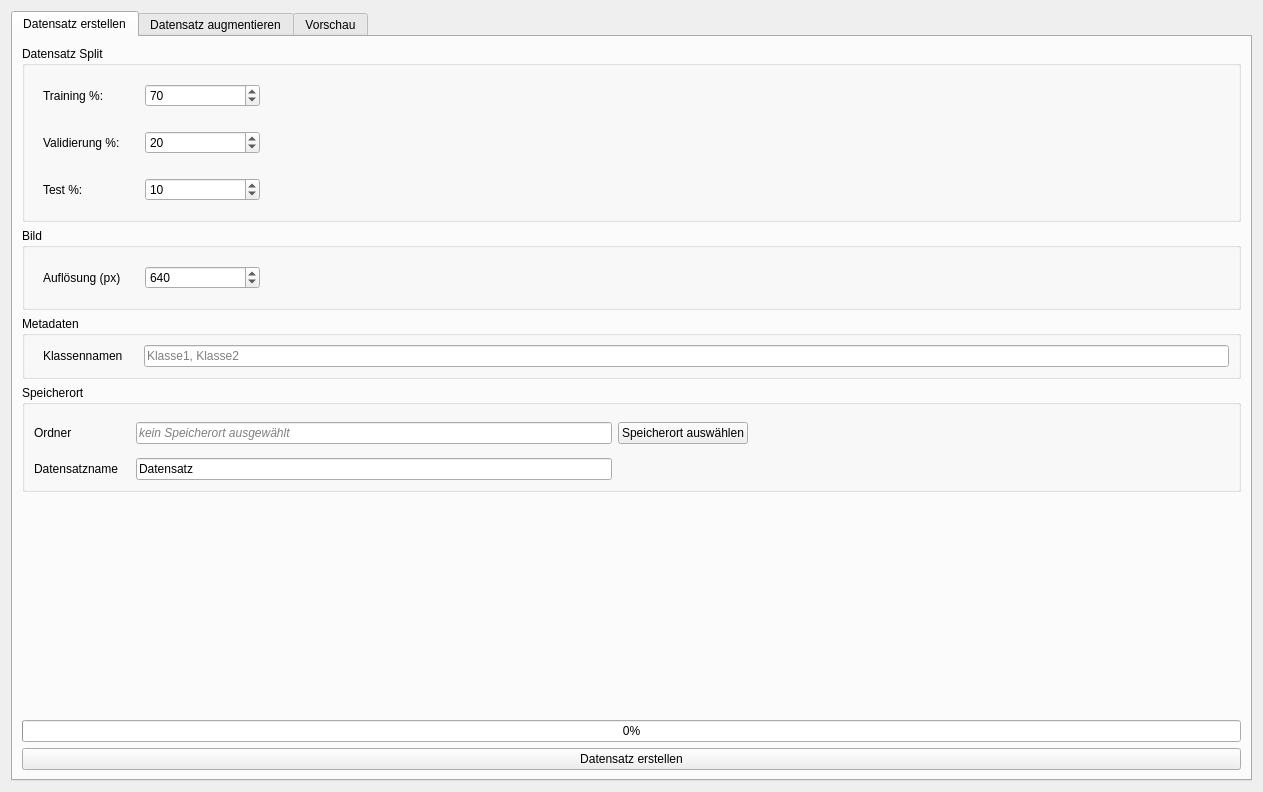
<?xml version="1.0" encoding="UTF-8"?>
<ui version="4.0">
 <class>preprocessing_tab</class>
 <widget class="QWidget" name="preprocessing_tab">
  <property name="geometry">
   <rect>
    <x>0</x>
    <y>0</y>
    <width>1263</width>
    <height>792</height>
   </rect>
  </property>
  <property name="windowTitle">
   <string>Model Manager</string>
  </property>
  <layout class="QVBoxLayout" name="verticalLayout">
   <item>
    <widget class="QTabWidget" name="tabc_methods">
     <property name="currentIndex">
      <number>0</number>
     </property>
     <widget class="QWidget" name="tab_create_dataset">
      <attribute name="title">
       <string>Datensatz erstellen</string>
      </attribute>
      <layout class="QVBoxLayout" name="verticalLayout_3">
       <item>
        <widget class="QGroupBox" name="groupBox">
         <property name="title">
          <string>Datensatz Split</string>
         </property>
         <layout class="QVBoxLayout" name="verticalLayout_4">
          <item>
           <widget class="QWidget" name="widget" native="true">
            <layout class="QHBoxLayout" name="horizontalLayout">
             <item>
              <widget class="QLabel" name="label_2">
               <property name="minimumSize">
                <size>
                 <width>96</width>
                 <height>0</height>
                </size>
               </property>
               <property name="toolTip">
                <string>Anzahl der Bilder im Trainings-Split.</string>
               </property>
               <property name="text">
                <string>Training %:</string>
               </property>
              </widget>
             </item>
             <item>
              <widget class="QSpinBox" name="spin_train_split">
               <property name="minimumSize">
                <size>
                 <width>115</width>
                 <height>0</height>
                </size>
               </property>
               <property name="value">
                <number>70</number>
               </property>
              </widget>
             </item>
             <item>
              <spacer name="horizontalSpacer">
               <property name="orientation">
                <enum>Qt::Orientation::Horizontal</enum>
               </property>
               <property name="sizeHint" stdset="0">
                <size>
                 <width>40</width>
                 <height>20</height>
                </size>
               </property>
              </spacer>
             </item>
            </layout>
           </widget>
          </item>
          <item>
           <widget class="QWidget" name="widget_2" native="true">
            <layout class="QHBoxLayout" name="horizontalLayout_2">
             <item>
              <widget class="QLabel" name="label_3">
               <property name="minimumSize">
                <size>
                 <width>96</width>
                 <height>0</height>
                </size>
               </property>
               <property name="toolTip">
                <string>Anzahl der Bilder im Validierungs-Split.</string>
               </property>
               <property name="text">
                <string>Validierung %:</string>
               </property>
              </widget>
             </item>
             <item>
              <widget class="QSpinBox" name="spin_val_split">
               <property name="minimumSize">
                <size>
                 <width>115</width>
                 <height>0</height>
                </size>
               </property>
               <property name="value">
                <number>20</number>
               </property>
              </widget>
             </item>
             <item>
              <spacer name="horizontalSpacer_2">
               <property name="orientation">
                <enum>Qt::Orientation::Horizontal</enum>
               </property>
               <property name="sizeHint" stdset="0">
                <size>
                 <width>40</width>
                 <height>20</height>
                </size>
               </property>
              </spacer>
             </item>
            </layout>
           </widget>
          </item>
          <item>
           <widget class="QWidget" name="widget_3" native="true">
            <layout class="QHBoxLayout" name="horizontalLayout_3">
             <item>
              <widget class="QLabel" name="label_4">
               <property name="minimumSize">
                <size>
                 <width>96</width>
                 <height>0</height>
                </size>
               </property>
               <property name="toolTip">
                <string>Anzahl der Bilder im Test-Split.</string>
               </property>
               <property name="text">
                <string>Test %:</string>
               </property>
              </widget>
             </item>
             <item>
              <widget class="QSpinBox" name="spin_test_split">
               <property name="minimumSize">
                <size>
                 <width>115</width>
                 <height>0</height>
                </size>
               </property>
               <property name="value">
                <number>10</number>
               </property>
              </widget>
             </item>
             <item>
              <spacer name="horizontalSpacer_3">
               <property name="orientation">
                <enum>Qt::Orientation::Horizontal</enum>
               </property>
               <property name="sizeHint" stdset="0">
                <size>
                 <width>40</width>
                 <height>20</height>
                </size>
               </property>
              </spacer>
             </item>
            </layout>
           </widget>
          </item>
         </layout>
        </widget>
       </item>
       <item>
        <widget class="QGroupBox" name="groupBox_2">
         <property name="title">
          <string>Bild</string>
         </property>
         <layout class="QVBoxLayout" name="verticalLayout_5">
          <item>
           <widget class="QWidget" name="widget_4" native="true">
            <layout class="QHBoxLayout" name="horizontalLayout_4">
             <property name="leftMargin">
              <number>9</number>
             </property>
             <item>
              <widget class="QLabel" name="label_5">
               <property name="minimumSize">
                <size>
                 <width>96</width>
                 <height>0</height>
                </size>
               </property>
               <property name="toolTip">
                <string>Die Bildauflösung, auf denen die Bilder skaliert werden.</string>
               </property>
               <property name="text">
                <string>Auflösung (px)</string>
               </property>
              </widget>
             </item>
             <item>
              <widget class="QSpinBox" name="spin_img_size">
               <property name="minimumSize">
                <size>
                 <width>115</width>
                 <height>0</height>
                </size>
               </property>
               <property name="maximum">
                <number>999999999</number>
               </property>
               <property name="value">
                <number>640</number>
               </property>
              </widget>
             </item>
             <item>
              <spacer name="horizontalSpacer_4">
               <property name="orientation">
                <enum>Qt::Orientation::Horizontal</enum>
               </property>
               <property name="sizeHint" stdset="0">
                <size>
                 <width>40</width>
                 <height>20</height>
                </size>
               </property>
              </spacer>
             </item>
            </layout>
           </widget>
          </item>
         </layout>
        </widget>
       </item>
       <item>
        <widget class="QGroupBox" name="groupBox_5">
         <property name="title">
          <string>Metadaten</string>
         </property>
         <layout class="QHBoxLayout" name="horizontalLayout_7">
          <property name="spacing">
           <number>5</number>
          </property>
          <property name="leftMargin">
           <number>18</number>
          </property>
          <item>
           <widget class="QLabel" name="label">
            <property name="minimumSize">
             <size>
              <width>96</width>
              <height>0</height>
             </size>
            </property>
            <property name="toolTip">
             <string>Die Namen der Klassen, die im Modell trainiert werden sollen.
Die Reihenfolge bestimmt den Klassenindex, der bei den Labels benutzt wird.</string>
            </property>
            <property name="text">
             <string>Klassennamen</string>
            </property>
           </widget>
          </item>
          <item>
           <widget class="QLineEdit" name="le_class_names">
            <property name="placeholderText">
             <string>Klasse1, Klasse2</string>
            </property>
           </widget>
          </item>
         </layout>
        </widget>
       </item>
       <item>
        <widget class="QGroupBox" name="groupBox_3">
         <property name="title">
          <string>Speicherort</string>
         </property>
         <layout class="QGridLayout" name="gridLayout">
          <item row="0" column="3">
           <widget class="QWidget" name="widget_11" native="true">
            <layout class="QHBoxLayout" name="horizontalLayout_6">
             <item>
              <spacer name="horizontalSpacer_5">
               <property name="orientation">
                <enum>Qt::Orientation::Horizontal</enum>
               </property>
               <property name="sizeHint" stdset="0">
                <size>
                 <width>40</width>
                 <height>20</height>
                </size>
               </property>
              </spacer>
             </item>
            </layout>
           </widget>
          </item>
          <item row="0" column="1">
           <widget class="QLineEdit" name="le_create_dataset_path">
            <property name="minimumSize">
             <size>
              <width>435</width>
              <height>0</height>
             </size>
            </property>
            <property name="font">
             <font>
              <italic>true</italic>
             </font>
            </property>
            <property name="text">
             <string/>
            </property>
            <property name="readOnly">
             <bool>true</bool>
            </property>
            <property name="placeholderText">
             <string>kein Speicherort ausgewählt</string>
            </property>
           </widget>
          </item>
          <item row="1" column="0">
           <widget class="QLabel" name="label_15">
            <property name="minimumSize">
             <size>
              <width>96</width>
              <height>0</height>
             </size>
            </property>
            <property name="toolTip">
             <string>Der Name mit dem dieser Datensatz gespeichert werden soll</string>
            </property>
            <property name="text">
             <string>Datensatzname</string>
            </property>
           </widget>
          </item>
          <item row="0" column="0">
           <widget class="QLabel" name="label_14">
            <property name="minimumSize">
             <size>
              <width>96</width>
              <height>0</height>
             </size>
            </property>
            <property name="toolTip">
             <string>Der Ordner in dem der Datensatz gespeichert werden soll.
Wenn nicht angegeben, dann wird dort gespeichert, wo die Anwendung gestartet wurde.</string>
            </property>
            <property name="text">
             <string>Ordner</string>
            </property>
           </widget>
          </item>
          <item row="0" column="2">
           <widget class="QPushButton" name="btn_create_dataset_path">
            <property name="text">
             <string>Speicherort auswählen</string>
            </property>
           </widget>
          </item>
          <item row="1" column="1">
           <widget class="QLineEdit" name="le_dataset_name">
            <property name="text">
             <string>Datensatz</string>
            </property>
           </widget>
          </item>
         </layout>
        </widget>
       </item>
       <item>
        <spacer name="verticalSpacer">
         <property name="orientation">
          <enum>Qt::Orientation::Vertical</enum>
         </property>
         <property name="sizeHint" stdset="0">
          <size>
           <width>20</width>
           <height>40</height>
          </size>
         </property>
        </spacer>
       </item>
       <item>
        <widget class="QProgressBar" name="pb_creation_progress">
         <property name="value">
          <number>0</number>
         </property>
        </widget>
       </item>
       <item>
        <widget class="QPushButton" name="btn_create_dataset">
         <property name="text">
          <string>Datensatz erstellen</string>
         </property>
        </widget>
       </item>
      </layout>
     </widget>
     <widget class="QWidget" name="tab_augment_dataset">
      <attribute name="title">
       <string>Datensatz augmentieren</string>
      </attribute>
      <layout class="QVBoxLayout" name="verticalLayout_2">
       <item>
        <widget class="QGroupBox" name="groupBox_4">
         <property name="title">
          <string>Augmentierungsmethoden</string>
         </property>
         <layout class="QVBoxLayout" name="verticalLayout_6">
          <item>
           <widget class="QWidget" name="widget_6" native="true">
            <layout class="QHBoxLayout" name="horizontalLayout_8">
             <item>
              <widget class="QLabel" name="label_7">
               <property name="minimumSize">
                <size>
                 <width>96</width>
                 <height>0</height>
                </size>
               </property>
               <property name="toolTip">
                <string comment="Test" extracomment="TEst"/>
               </property>
               <property name="text">
                <string>Rotation (Grad)</string>
               </property>
              </widget>
             </item>
             <item>
              <widget class="QSpinBox" name="spin_rotation">
               <property name="minimumSize">
                <size>
                 <width>100</width>
                 <height>0</height>
                </size>
               </property>
               <property name="maximum">
                <number>360</number>
               </property>
               <property name="value">
                <number>15</number>
               </property>
              </widget>
             </item>
             <item>
              <widget class="Line" name="line">
               <property name="minimumSize">
                <size>
                 <width>20</width>
                 <height>0</height>
                </size>
               </property>
               <property name="orientation">
                <enum>Qt::Orientation::Vertical</enum>
               </property>
              </widget>
             </item>
             <item>
              <widget class="QLabel" name="label_8">
               <property name="minimumSize">
                <size>
                 <width>96</width>
                 <height>0</height>
                </size>
               </property>
               <property name="text">
                <string>Translation</string>
               </property>
               <property name="indent">
                <number>0</number>
               </property>
              </widget>
             </item>
             <item>
              <widget class="QDoubleSpinBox" name="dspin_translation">
               <property name="minimumSize">
                <size>
                 <width>100</width>
                 <height>0</height>
                </size>
               </property>
               <property name="maximum">
                <double>1.000000000000000</double>
               </property>
               <property name="value">
                <double>0.100000000000000</double>
               </property>
              </widget>
             </item>
             <item>
              <widget class="Line" name="line_3">
               <property name="minimumSize">
                <size>
                 <width>20</width>
                 <height>0</height>
                </size>
               </property>
               <property name="orientation">
                <enum>Qt::Orientation::Vertical</enum>
               </property>
              </widget>
             </item>
             <item>
              <widget class="QLabel" name="label_10">
               <property name="minimumSize">
                <size>
                 <width>96</width>
                 <height>0</height>
                </size>
               </property>
               <property name="text">
                <string>Zoom</string>
               </property>
              </widget>
             </item>
             <item>
              <widget class="QDoubleSpinBox" name="dspin_zoom">
               <property name="minimumSize">
                <size>
                 <width>100</width>
                 <height>0</height>
                </size>
               </property>
               <property name="maximum">
                <double>1.000000000000000</double>
               </property>
               <property name="value">
                <double>0.100000000000000</double>
               </property>
              </widget>
             </item>
             <item>
              <widget class="Line" name="line_6">
               <property name="orientation">
                <enum>Qt::Orientation::Vertical</enum>
               </property>
              </widget>
             </item>
             <item>
              <widget class="QLabel" name="label_6">
               <property name="minimumSize">
                <size>
                 <width>96</width>
                 <height>0</height>
                </size>
               </property>
               <property name="text">
                <string>Flip Horizontal</string>
               </property>
              </widget>
             </item>
             <item>
              <widget class="QDoubleSpinBox" name="dspin_flip_lr">
               <property name="minimumSize">
                <size>
                 <width>100</width>
                 <height>0</height>
                </size>
               </property>
               <property name="maximum">
                <double>1.000000000000000</double>
               </property>
               <property name="singleStep">
                <double>0.010000000000000</double>
               </property>
              </widget>
             </item>
             <item>
              <spacer name="horizontalSpacer_6">
               <property name="orientation">
                <enum>Qt::Orientation::Horizontal</enum>
               </property>
               <property name="sizeHint" stdset="0">
                <size>
                 <width>40</width>
                 <height>20</height>
                </size>
               </property>
              </spacer>
             </item>
            </layout>
           </widget>
          </item>
          <item>
           <widget class="Line" name="line_5">
            <property name="orientation">
             <enum>Qt::Orientation::Horizontal</enum>
            </property>
           </widget>
          </item>
          <item>
           <widget class="QWidget" name="widget_8" native="true">
            <property name="minimumSize">
             <size>
              <width>20</width>
              <height>0</height>
             </size>
            </property>
            <layout class="QHBoxLayout" name="horizontalLayout_10">
             <item>
              <widget class="QLabel" name="label_13">
               <property name="minimumSize">
                <size>
                 <width>96</width>
                 <height>0</height>
                </size>
               </property>
               <property name="text">
                <string>Rauschen</string>
               </property>
              </widget>
             </item>
             <item>
              <widget class="QDoubleSpinBox" name="dspin_noise">
               <property name="minimumSize">
                <size>
                 <width>100</width>
                 <height>0</height>
                </size>
               </property>
               <property name="maximum">
                <double>1.000000000000000</double>
               </property>
               <property name="value">
                <double>0.100000000000000</double>
               </property>
              </widget>
             </item>
             <item>
              <widget class="Line" name="line_2">
               <property name="minimumSize">
                <size>
                 <width>20</width>
                 <height>0</height>
                </size>
               </property>
               <property name="orientation">
                <enum>Qt::Orientation::Vertical</enum>
               </property>
              </widget>
             </item>
             <item>
              <widget class="QLabel" name="label_9">
               <property name="minimumSize">
                <size>
                 <width>96</width>
                 <height>0</height>
                </size>
               </property>
               <property name="text">
                <string>Kontrast</string>
               </property>
               <property name="indent">
                <number>0</number>
               </property>
              </widget>
             </item>
             <item>
              <widget class="QDoubleSpinBox" name="dspin_contrast">
               <property name="minimumSize">
                <size>
                 <width>100</width>
                 <height>0</height>
                </size>
               </property>
               <property name="maximum">
                <double>1.000000000000000</double>
               </property>
               <property name="value">
                <double>0.100000000000000</double>
               </property>
              </widget>
             </item>
             <item>
              <widget class="Line" name="line_4">
               <property name="minimumSize">
                <size>
                 <width>20</width>
                 <height>0</height>
                </size>
               </property>
               <property name="orientation">
                <enum>Qt::Orientation::Vertical</enum>
               </property>
              </widget>
             </item>
             <item>
              <widget class="QLabel" name="label_11">
               <property name="minimumSize">
                <size>
                 <width>96</width>
                 <height>0</height>
                </size>
               </property>
               <property name="text">
                <string>Helligkeit</string>
               </property>
              </widget>
             </item>
             <item>
              <widget class="QDoubleSpinBox" name="dspin_brightness">
               <property name="minimumSize">
                <size>
                 <width>100</width>
                 <height>0</height>
                </size>
               </property>
               <property name="maximum">
                <double>1.000000000000000</double>
               </property>
               <property name="value">
                <double>0.100000000000000</double>
               </property>
              </widget>
             </item>
             <item>
              <widget class="Line" name="line_7">
               <property name="orientation">
                <enum>Qt::Orientation::Vertical</enum>
               </property>
              </widget>
             </item>
             <item>
              <widget class="QLabel" name="label_18">
               <property name="minimumSize">
                <size>
                 <width>96</width>
                 <height>0</height>
                </size>
               </property>
               <property name="text">
                <string>Flip Vertikal</string>
               </property>
              </widget>
             </item>
             <item>
              <widget class="QDoubleSpinBox" name="dspin_flip_ud">
               <property name="minimumSize">
                <size>
                 <width>100</width>
                 <height>0</height>
                </size>
               </property>
               <property name="maximum">
                <double>1.000000000000000</double>
               </property>
               <property name="singleStep">
                <double>0.010000000000000</double>
               </property>
              </widget>
             </item>
             <item>
              <spacer name="horizontalSpacer_7">
               <property name="orientation">
                <enum>Qt::Orientation::Horizontal</enum>
               </property>
               <property name="sizeHint" stdset="0">
                <size>
                 <width>830</width>
                 <height>20</height>
                </size>
               </property>
              </spacer>
             </item>
            </layout>
           </widget>
          </item>
         </layout>
        </widget>
       </item>
       <item>
        <widget class="QGroupBox" name="groupBox_7">
         <property name="minimumSize">
          <size>
           <width>100</width>
           <height>0</height>
          </size>
         </property>
         <property name="title">
          <string>Häufigkeit</string>
         </property>
         <layout class="QVBoxLayout" name="verticalLayout_11">
          <item>
           <widget class="QWidget" name="widget_15" native="true">
            <layout class="QHBoxLayout" name="horizontalLayout_15">
             <item>
              <widget class="QLabel" name="label_12">
               <property name="minimumSize">
                <size>
                 <width>96</width>
                 <height>0</height>
                </size>
               </property>
               <property name="text">
                <string>Anzahl pro Bild</string>
               </property>
              </widget>
             </item>
             <item>
              <widget class="QSpinBox" name="spin_num_per_img">
               <property name="minimumSize">
                <size>
                 <width>100</width>
                 <height>0</height>
                </size>
               </property>
               <property name="value">
                <number>3</number>
               </property>
              </widget>
             </item>
             <item>
              <spacer name="horizontalSpacer_11">
               <property name="orientation">
                <enum>Qt::Orientation::Horizontal</enum>
               </property>
               <property name="sizeHint" stdset="0">
                <size>
                 <width>40</width>
                 <height>20</height>
                </size>
               </property>
              </spacer>
             </item>
            </layout>
           </widget>
          </item>
         </layout>
        </widget>
       </item>
       <item>
        <widget class="QGroupBox" name="groupBox_6">
         <property name="title">
          <string>Speicherort</string>
         </property>
         <layout class="QGridLayout" name="gridLayout_2">
          <item row="0" column="4">
           <spacer name="horizontalSpacer_8">
            <property name="orientation">
             <enum>Qt::Orientation::Horizontal</enum>
            </property>
            <property name="sizeHint" stdset="0">
             <size>
              <width>40</width>
              <height>20</height>
             </size>
            </property>
           </spacer>
          </item>
          <item row="0" column="0">
           <widget class="QLabel" name="label_16">
            <property name="minimumSize">
             <size>
              <width>96</width>
              <height>0</height>
             </size>
            </property>
            <property name="text">
             <string>Ordner</string>
            </property>
           </widget>
          </item>
          <item row="0" column="2">
           <widget class="QLineEdit" name="le_augment_dataset_path">
            <property name="minimumSize">
             <size>
              <width>435</width>
              <height>22</height>
             </size>
            </property>
            <property name="font">
             <font>
              <italic>true</italic>
             </font>
            </property>
            <property name="readOnly">
             <bool>true</bool>
            </property>
            <property name="placeholderText">
             <string>kein Speicherort ausgewählt</string>
            </property>
           </widget>
          </item>
          <item row="1" column="2">
           <widget class="QLineEdit" name="le_augmented_dataset_name">
            <property name="minimumSize">
             <size>
              <width>0</width>
              <height>22</height>
             </size>
            </property>
            <property name="text">
             <string>Datensatz_Augmentiert</string>
            </property>
           </widget>
          </item>
          <item row="0" column="3">
           <widget class="QPushButton" name="btn_augment_dataset_path">
            <property name="text">
             <string>Speicherort auswählen</string>
            </property>
           </widget>
          </item>
          <item row="1" column="0">
           <widget class="QLabel" name="label_17">
            <property name="minimumSize">
             <size>
              <width>96</width>
              <height>0</height>
             </size>
            </property>
            <property name="text">
             <string>Datensatzname</string>
            </property>
           </widget>
          </item>
         </layout>
        </widget>
       </item>
       <item>
        <widget class="QGroupBox" name="groupBox_8">
         <property name="title">
          <string>Ausgabe</string>
         </property>
         <layout class="QVBoxLayout" name="verticalLayout_12">
          <item>
           <widget class="QPlainTextEdit" name="pte_augment_output"/>
          </item>
         </layout>
        </widget>
       </item>
       <item>
        <spacer name="verticalSpacer_2">
         <property name="orientation">
          <enum>Qt::Orientation::Vertical</enum>
         </property>
         <property name="sizeHint" stdset="0">
          <size>
           <width>20</width>
           <height>40</height>
          </size>
         </property>
        </spacer>
       </item>
       <item>
        <widget class="QProgressBar" name="pb_augment_progress">
         <property name="value">
          <number>0</number>
         </property>
        </widget>
       </item>
       <item>
        <widget class="QPushButton" name="btn_augment_dataset">
         <property name="text">
          <string>Datensatz augmentieren</string>
         </property>
        </widget>
       </item>
      </layout>
     </widget>
     <widget class="QWidget" name="tab_preview">
      <attribute name="title">
       <string>Vorschau</string>
      </attribute>
      <layout class="QVBoxLayout" name="verticalLayout_7">
       <item>
        <widget class="QWidget" name="widget_9" native="true">
         <layout class="QHBoxLayout" name="horizontalLayout_13">
          <item>
           <widget class="QTreeView" name="tv_dataset"/>
          </item>
          <item>
           <spacer name="horizontalSpacer_10">
            <property name="orientation">
             <enum>Qt::Orientation::Horizontal</enum>
            </property>
            <property name="sizeHint" stdset="0">
             <size>
              <width>40</width>
              <height>20</height>
             </size>
            </property>
           </spacer>
          </item>
          <item>
           <widget class="QWidget" name="widget_10" native="true">
            <layout class="QVBoxLayout" name="verticalLayout_8">
             <item>
              <spacer name="verticalSpacer_3">
               <property name="orientation">
                <enum>Qt::Orientation::Vertical</enum>
               </property>
               <property name="sizeHint" stdset="0">
                <size>
                 <width>20</width>
                 <height>40</height>
                </size>
               </property>
              </spacer>
             </item>
             <item>
              <widget class="QLabel" name="lbl_img">
               <property name="minimumSize">
                <size>
                 <width>640</width>
                 <height>640</height>
                </size>
               </property>
               <property name="maximumSize">
                <size>
                 <width>640</width>
                 <height>640</height>
                </size>
               </property>
               <property name="text">
                <string/>
               </property>
              </widget>
             </item>
             <item>
              <spacer name="verticalSpacer_4">
               <property name="orientation">
                <enum>Qt::Orientation::Vertical</enum>
               </property>
               <property name="sizeHint" stdset="0">
                <size>
                 <width>20</width>
                 <height>40</height>
                </size>
               </property>
              </spacer>
             </item>
            </layout>
           </widget>
          </item>
          <item>
           <spacer name="horizontalSpacer_9">
            <property name="orientation">
             <enum>Qt::Orientation::Horizontal</enum>
            </property>
            <property name="sizeHint" stdset="0">
             <size>
              <width>40</width>
              <height>20</height>
             </size>
            </property>
           </spacer>
          </item>
         </layout>
        </widget>
       </item>
       <item>
        <widget class="QPushButton" name="btn_load_dataset_preview">
         <property name="text">
          <string>Datensatz laden</string>
         </property>
        </widget>
       </item>
      </layout>
     </widget>
    </widget>
   </item>
  </layout>
 </widget>
 <resources/>
 <connections/>
</ui>
